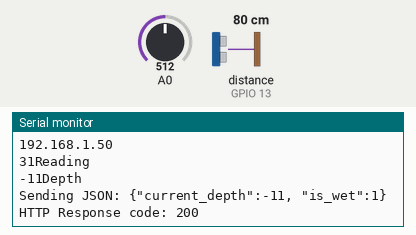
Simulated run of this sketch. Board: ESP8266 (NodeMCU). On the bench: the last lines printed to the serial monitor. Wiring (inferred from the names in the program): ultrasonic range finder: trigger GPIO 12; echo GPIO 13. The test bench sets the inputs (shaded band); at power-on: distance to the obstacle (sensor on GPIO 13) 80 cm, A0 = 512. The echo pulse lasts 58.3 µs per cm; WiFi joins after 1.5 s; servers stay silent unless stated; uploads are accepted with an empty reply.

Above: at 3.7 s.
3.8 s: distance to the obstacle (sensor on GPIO 13) set to 2 cm
At 3.87 s:
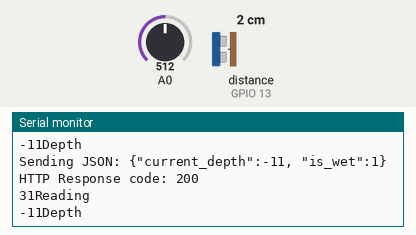
5.5 s: A0 set to 490
At 7.0 s:
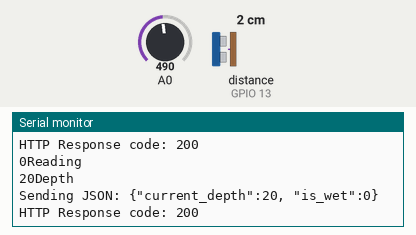
7.2 s: distance to the obstacle (sensor on GPIO 13) set to 4 cm
At 8.3 s:
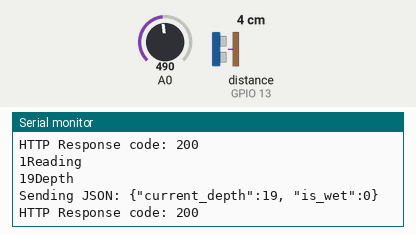
8.9 s: A0 set to 510
At 10.3 s:
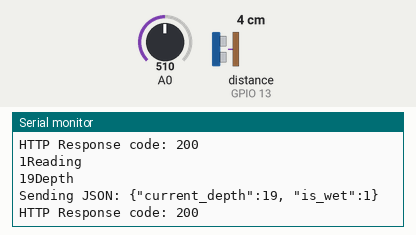
Timing chart, 0 to 11.6 s (numbered marks = the images above; inputs shaded):
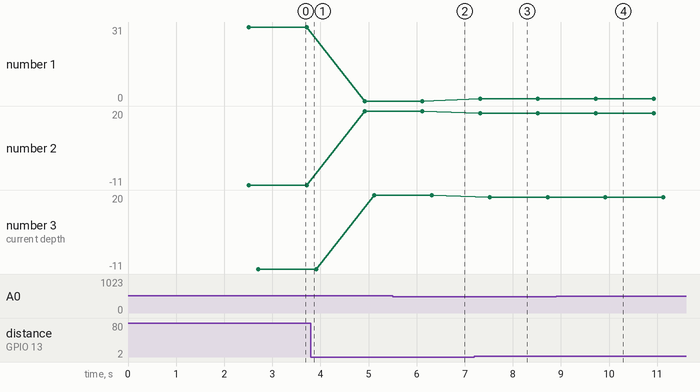

The sketch:

ESP8266_SENSOR.ino
```cpp
// Imports for the ESP8266
#include <ESP8266WiFi.h>
#include <ESP8266HTTPClient.h>

// ====== WiFi Credentials =====
const char* ssid = "cs145";
const char* password = "password";

// ===== Sensor Values =====
const int pair_id = 1;
const int height = 20;

// ===== Server =====
String serverName = "https://rescue-quick.ehrencastillo.tech/api/sensor-data/" + String(pair_id) + "/";

// ===== Authentication =====
const char *token = "...";

// ===== Pins =====
const int trigPin = 12; //D12
const int echoPin = 13; //D11

// ===== WiFi Client =====
//WiFiClientSecure client;

WiFiClient client;

// ===== HTTP Client =====
HTTPClient http;

void setup() {
  // initialize serial communication and set pin modes
  Serial.begin(115200);
  delay(1000);
  WiFi.begin(ssid, password);
  Serial.print("Connecting to WiFi...");
  while (WiFi.status() != WL_CONNECTED) {
    delay(500);
    Serial.print(".");
  }
  Serial.println("Connected!");
  Serial.println(WiFi.localIP());

  pinMode(trigPin, OUTPUT);
  pinMode(echoPin, INPUT);
}

void loop() {
  long duration, distanceReading, waterReading, depth;
  bool isWet;

  // The PING))) is triggered by a HIGH pulse of 2 or more microseconds.
  // Give a short LOW pulse beforehand to ensure a clean HIGH pulse:
  digitalWrite(trigPin, LOW);
  delayMicroseconds(2);
  digitalWrite(trigPin, HIGH);
  delayMicroseconds(10);
  digitalWrite(trigPin, LOW);

  // The same pin is used to read the signal from the PING))): a HIGH pulse
  // whose duration is the time (in microseconds) from the sending of the ping
  // to the reception of its echo off of an object.
  duration = pulseIn(echoPin, HIGH);

  // convert the time into a distance
  distanceReading = microsecondsToInches(duration);
  Serial.print(distanceReading);
  Serial.println("Reading");
  // print the depth
  depth = height - distanceReading;
  Serial.print(depth);
  Serial.println("Depth");

  waterReading = analogRead(A0);

  if (waterReading < 500) {
    isWet = false;
  } else {
    isWet = true;
  }

  sendData(depth, isWet);
  delay(1000);
}

void sendData(long depth, bool isWet) {
  if (WiFi.status() == WL_CONNECTED) {

    //client.setInsecure();

    http.begin(client, serverName);
    http.addHeader("Authorization", "Bearer " + String(token));
    http.addHeader("Content-Type", "application/json");
    String jsonPayload = "{\"current_depth\":" + String(depth) + ", \"is_wet\":" + String(isWet) + "}";

    int httpResponseCode = http.POST(jsonPayload);
    Serial.println("Sending JSON: " + jsonPayload);

    Serial.print("HTTP Response code: ");
    Serial.println(httpResponseCode);

    String response = http.getString();
    Serial.println(response);

    http.end();
  } else {
    Serial.println("WiFi not connected");
  }
}

long microsecondsToInches(long microseconds) {
  // According to Parallax's datasheet for the PING))), there are 73.746
  // microseconds per inch (i.e. sound travels at 1130 feet per second).
  // This gives the distance travelled by the ping, outbound and return,
  // so we divide by 2 to get the distance of the obstacle.
  // See: https://www.parallax.com/package/ping-ultrasonic-distance-sensor-downloads/
  return microseconds / 74 / 2;
}
```

Measured:
- after the input at 5.5 s, the serial monitor: prints a new line after 0.82 s (image 2)
- after the input at 7.2 s, the serial monitor: prints a new line after 0.12 s (image 3)
- after the input at 8.9 s, the serial monitor: prints a new line after 1.0 s (image 4)
- plotted number 1: 31 → 0 after the input at 3.8 s
- plotted number 2: -11 → 20 after the input at 3.8 s, 20 → 19 after the input at 7.2 s
- plotted number 3: -11 → 20 after the input at 3.8 s, 20 → 19 after the input at 7.2 s
